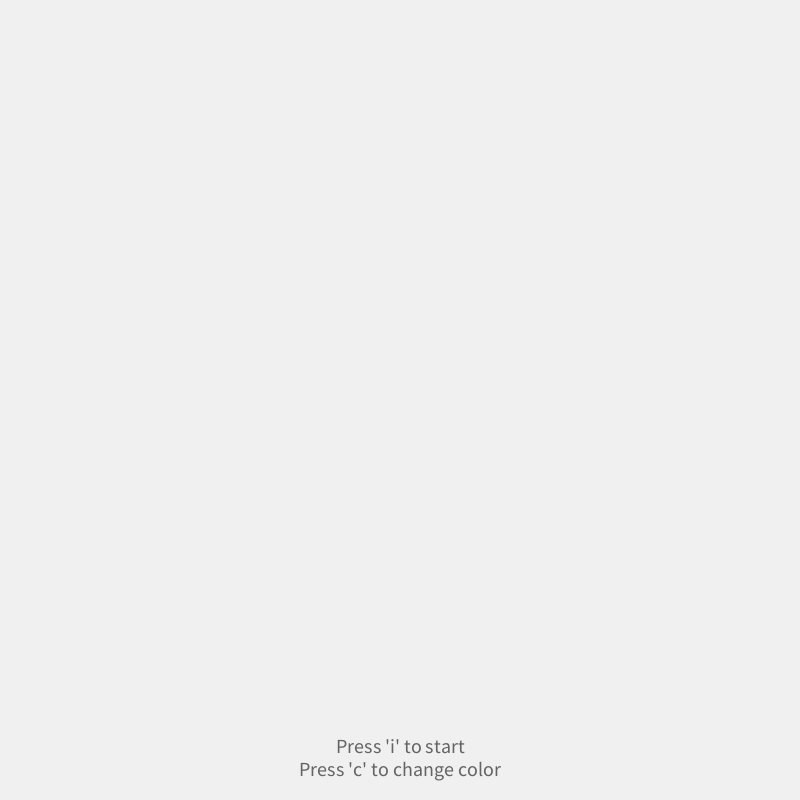
Frame 1 (no input)
Frame 60 (the mouse pressed at the canvas centre just before this capture): identical to frame 1, image omitted
Frame 120 (the mouse held since frame 60 and released just before this capture): identical to frame 1, image omitted

The Processing sketch that drew this single still picture (run headless with seeded random() and noise(); from frame 60 on, the mouse is pressed at the canvas centre):

// Processing sketch: sketch25094a
// ── sketch25094a.pde
//first
enum AnimationState {
  IDLE,          
  BAR_GROWING,   
  BALL_DROPPING, 
  COMPLETED     
}
AnimationState currentState = AnimationState.IDLE;

float barHeight = 0;
float barTargetHeight = 180;
float barGrowthRate = 3;
color barColor;
color[] colorPalette;
int colorIndex = 0;

float ballY = -50;
float ballVelocity = 0;
float gravity = 0.8;
float damping = 0.7; 
float ballTargetY; 
int bounceCount = 0;
float minBounceVelocity = 0.5;
float ballRestingOffset = 20; 

int resetTimer = 0;
int resetDelay = 60; 

float centerX;
float barY;
float barWidth = 60;
float ballRadius = 30;

void setup() {
  size(800, 800);
  smooth();
  centerX = width / 2;
  barY = height * 0.7; 

  colorPalette = new color[] {
    color(50, 50, 200),   
    color(200, 50, 50),   
    color(50, 200, 50)   
  };
  barColor = colorPalette[colorIndex];
}

void draw() {
  background(240);

  switch (currentState) {
    case IDLE:
      fill(100);
      textAlign(CENTER, BOTTOM);
      textSize(20);
      text("Press 'i' to start\nPress 'c' to change color", width / 2, height - 20);
      break;
      
    case BAR_GROWING:
      barHeight += barGrowthRate;
      if (barHeight >= barTargetHeight) {
        barHeight = barTargetHeight;
        startBallDrop(); 
      }
      break;
      
    case BALL_DROPPING:
      ballVelocity += gravity;
      ballY += ballVelocity;
      
      if (ballY >= ballTargetY) {
        ballY = ballTargetY;
        ballVelocity *= -damping; 
        bounceCount++;
        
        if (abs(ballVelocity) < minBounceVelocity || bounceCount > 10) {
          ballVelocity = 0; 
          currentState = AnimationState.COMPLETED;
        }
      }
      break;
      
    case COMPLETED:
      fill(50, 200, 50);
      textAlign(CENTER, CENTER);
      textSize(32);
      text("Complete!", centerX, height * 0.85);
      resetTimer++;
      if (resetTimer >= resetDelay) {
        resetAnimation();
      }
      break;
  }
  
  if (barHeight > 0) {
    fill(barColor);
    noStroke();
    rectMode(CENTER);
    rect(centerX, barY - barHeight/2, barWidth, barHeight, 10);
  }

  if (currentState == AnimationState.BALL_DROPPING || currentState == AnimationState.COMPLETED) {
    fill(bounceCount <= 3 ? barColor : color(255, 100, 100));
    noStroke();
    ellipse(centerX, ballY, ballRadius * 2, ballRadius * 2);
  }
}

void keyPressed() {
  if (Character.toLowerCase(key) == 'i' && currentState == AnimationState.IDLE) {
    currentState = AnimationState.BAR_GROWING;
  }
  if (Character.toLowerCase(key) == 'c') {
    colorIndex = (colorIndex + 1) % colorPalette.length; 
    barColor = colorPalette[colorIndex];
  }
}

void keyReleased() {
  if (Character.toLowerCase(key) == 'i' && currentState == AnimationState.BAR_GROWING) {
    startBallDrop();
  }
}

void startBallDrop() {
  currentState = AnimationState.BALL_DROPPING;
  ballTargetY = barY - barHeight - ballRadius - ballRestingOffset;
  ballY = 50; 
  ballVelocity = 0;
}

void resetAnimation() {
  barHeight = 0;
  
  ballY = -50;
  ballVelocity = 0;
  bounceCount = 0;
  
  resetTimer = 0;
  currentState = AnimationState.IDLE;
}
